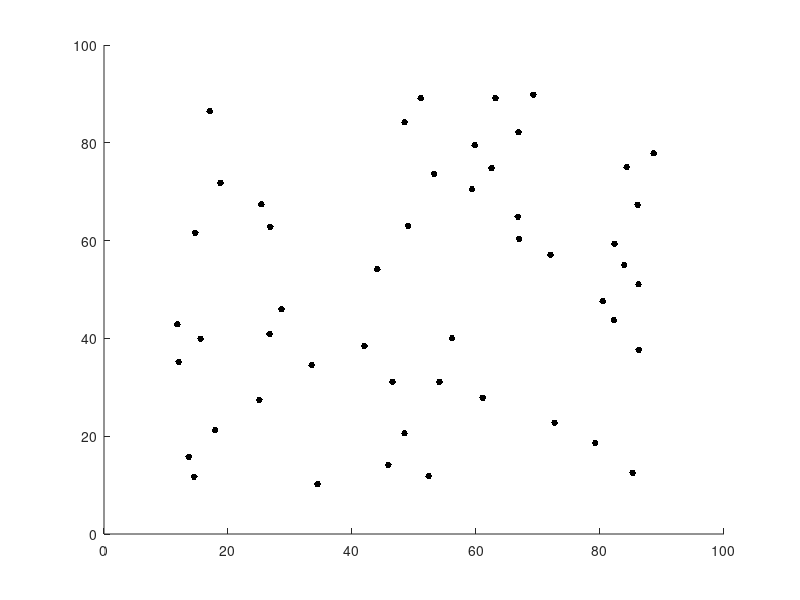

MATLAB code to generate this figure:
%%%%%%%%%%%%%%%%%%%%%%%%%%%%%%%%%%%%%%%%%%%%%%%%%%%%%%%%%%%%%%%%%%%%%%%%%%%
%%%%%%%%%%%%%%%%%%%%%%%%%%%%%%%%%%%%%%%%%%%%%%%%%%%%%%%%%%%%%%%%%%%%%%%%%%%
%%%%%%          Sheep Simulator                                      %%%%%%
%%%%%%          4M20 Robotics, coursework template                   %%%%%%
%%%%%%          University of Cambridge                              %%%%%%
%%%%%%          Michaelmas 2015                                      %%%%%%
%%%%%%%%%%%%%%%%%%%%%%%%%%%%%%%%%%%%%%%%%%%%%%%%%%%%%%%%%%%%%%%%%%%%%%%%%%%
%%%%%%%%%%%%%%%%%%%%%%%%%%%%%%%%%%%%%%%%%%%%%%%%%%%%%%%%%%%%%%%%%%%%%%%%%%%

%%%%%%%%%%%%%%%%%%%%%%%%%%%%%%%%%%%%%%%%%%%%%%%%%%%%%%%%%%%%%%%%%%%%%%%%%%%
%% Sheep Simulation                                                      %%
%%%%%%%%%%%%%%%%%%%%%%%%%%%%%%%%%%%%%%%%%%%%%%%%%%%%%%%%%%%%%%%%%%%%%%%%%%%

%% Blank slate
clc
fprintf('Script executing...\n');
clear all
close all

%% Parameters

% Simulation Options
sim_length = 2000;    % simulation length (100 is very roughly 1sec of playback at 1x speed)
no_of_sheep = 50;     % self explanatory (cannot have too many or placement will fail!)
field_size = 100;     % size of the field that the sheep are grazing on
sheep_mvt = 0.5;      % amount of sheep movement per simulation step
p_start_mvt = 0.008;  % chance of sheep to start movement
p_cont_mvt = 0.90;    % chance of sheep to continue moving once moving
deg_of_freedom = 30;  % the arc which the sheep is free to choose to head in
sheep_dist = 4;       % min distance between adjacent sheep


% Playback Options
fps = 25;             % draw rate (usually around 25 gives a smooth playback)
plot_paths = false;   % choose to plot paths of sheep? (very resource intensive! reduce draw rate, e.g. 5fps to help!)
playback_speed = 1;   % playback speed for animation. 1x, 2x, 5x, 10x, etc.


%% Initialisation
fprintf('Initialising simulation...');

% initialise some variables
sheep_pos_x = zeros(sim_length,no_of_sheep); % position x of sheep
sheep_pos_y = zeros(sim_length,no_of_sheep); % position y of sheep
sheep_move = zeros(1,no_of_sheep);           % elements are true for sheep which are moving
prev_angle = zeros(1,no_of_sheep);           % previous heading of sheep
prev_toc = 0;
prev_i = 1;

% initialise the figure
figure(1)
hold on
axis([0 field_size 0 field_size])

% initialise positions of sheep. Algorithm also watches out and doesn't
% place sheep too close to each other.
tic
for i = 1:no_of_sheep
    sheep_pos_x(1,i) = rand*(field_size*0.8) + field_size*0.1; % initialise at middle 80% of the field
    sheep_pos_y(1,i) = rand*(field_size*0.8) + field_size*0.1; % initialise at middle 80% of the field
    k = 1;
    % check distance between current sheep being placed and other sheep
    % before it
    while k <= i
        if k ~= i
            if sqrt(abs(sheep_pos_x(1,i)-sheep_pos_x(1,k))^2 + abs(sheep_pos_y(1,i)-sheep_pos_y(1,k))^2) < sheep_dist
                while sqrt(abs(sheep_pos_x(1,i)-sheep_pos_x(1,k))^2 + abs(sheep_pos_y(1,i)-sheep_pos_y(1,k))^2) < sheep_dist
                    sheep_pos_x(1,i) = rand*(field_size*0.8) + field_size*0.1; % initialise at middle 80% of the field
                    sheep_pos_y(1,i) = rand*(field_size*0.8) + field_size*0.1; % initialise at middle 80% of the field
                    if toc > 2
                        error('Cannot find initial placement for 1 or more sheep. Likely too many sheep!')
                    end
                end
                k = 0;
            end
        end
        k = k + 1;
    end
    prev_angle(1,i) = rand*2*pi; % randomise the direction sheep face
    sheep(i) = line(sheep_pos_x(1,i),sheep_pos_y(1,i),'color',[0 0 0],'Marker','.','MarkerSize',15); % marker properties to visualise sheep 
end


fprintf('done\n')
%% Simulation
fprintf('Running simulation...')

tic
for i = 2:sim_length
    for sheep_no = 1:no_of_sheep
        if sheep_move(1,sheep_no) == true
            if rand < p_cont_mvt
                % do nothing (code to implement movement executed later)
            else
                sheep_move(1,sheep_no) = false;
            end
        else
            if rand < p_start_mvt
                sheep_move(1,sheep_no) = true;
            else
                % do nothing (code to implement non-movement executed later)
            end
        end
        % code to move sheep
        if sheep_move(1,sheep_no) == true
            angle = (rand-0.5)*deg_of_freedom/180*pi + prev_angle(1,sheep_no);
            prev_angle(1,sheep_no) = angle;
            sheep_pos_x(i,sheep_no) = sheep_pos_x(i-1,sheep_no) + cos(angle)*sheep_mvt;
            sheep_pos_y(i,sheep_no) = sheep_pos_y(i-1,sheep_no) + sin(angle)*sheep_mvt;
            
            % prevent sheep from walking into each other
            k = 1;
            while k <= no_of_sheep
                if k ~= sheep_no
                    if sqrt(abs(sheep_pos_x(i,sheep_no)-sheep_pos_x(i-1,k))^2 + abs(sheep_pos_y(i,sheep_no)-sheep_pos_y(i-1,k))^2) < sheep_dist
                        while sqrt(abs(sheep_pos_x(i,sheep_no)-sheep_pos_x(i-1,k))^2 + abs(sheep_pos_y(i,sheep_no)-sheep_pos_y(i-1,k))^2) < sheep_dist
                            angle = rand*2*pi; % randomise the new angle it should face and attempt to walk
                            prev_angle(1,sheep_no) = angle;
                            sheep_pos_x(i,sheep_no) = sheep_pos_x(i-1,sheep_no) + cos(angle)*sheep_mvt*1.1;
                            sheep_pos_y(i,sheep_no) = sheep_pos_y(i-1,sheep_no) + sin(angle)*sheep_mvt*1.1;
                        end
                        k = 0;
                    end
                end
                k = k + 1;
            end
            % prevent sheep from exceeding bounds
            if abs(sheep_pos_x(i,sheep_no)-field_size/2) > field_size/2
               sheep_pos_x(i,sheep_no) = sheep_pos_x(i-1,sheep_no);
               prev_angle(1,sheep_no) = rand*2*pi; % also reset the angle to random one so the sheep doesn't get stuck
            end
            if abs(sheep_pos_y(i,sheep_no)-field_size/2) > field_size/2
               sheep_pos_y(i,sheep_no) = sheep_pos_y(i-1,sheep_no);
               prev_angle(1,sheep_no) = rand*2*pi; % also reset the angle to random one so the sheep doesn't get stuck
            end
        
        % code to not move sheep
        else
            sheep_pos_x(i,sheep_no) = sheep_pos_x(i-1,sheep_no);
            sheep_pos_y(i,sheep_no) = sheep_pos_y(i-1,sheep_no);
        end
    end
    % fprintf('Step: %d\n',i);
end

fprintf('done\n');
fprintf('Simulation took %.3f seconds.\n',toc);
%% Playback
fprintf('Begin playback...');
tic
for i = 2:playback_speed:sim_length
    now_toc = toc;
    if now_toc - prev_toc >= 1/fps
        for j = 1:no_of_sheep
            set(sheep(j),'xdata',sheep_pos_x(i,j),'ydata',sheep_pos_y(i,j));
            if plot_paths
                if (sheep_pos_x(prev_i,j) ~= sheep_pos_x(i,j)) || (sheep_pos_y(prev_i,j) ~= sheep_pos_y(i,j))
                    plot([sheep_pos_x(prev_i,j),sheep_pos_x(i,j)],[sheep_pos_y(prev_i,j),sheep_pos_y(i,j)]);
                end
            end
        end
        drawnow
        prev_i = i;
        prev_toc = now_toc;
    end
    pause(0.001)
end
fprintf('done\n');
fprintf('Script finished executing.\n');
